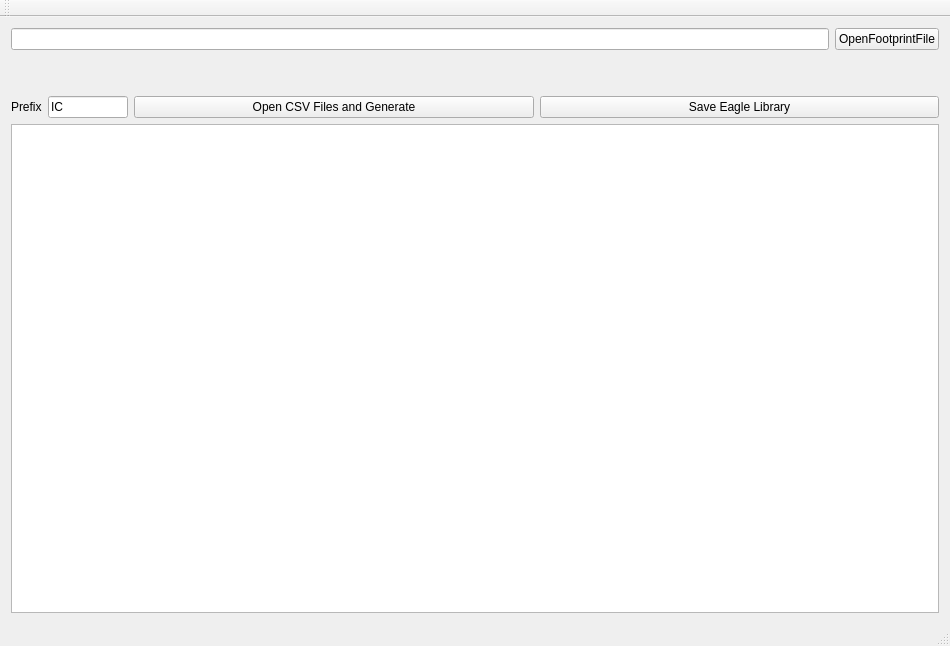
<?xml version="1.0" encoding="UTF-8"?>
<ui version="4.0">
 <class>MainWindow</class>
 <widget class="QMainWindow" name="MainWindow">
  <property name="geometry">
   <rect>
    <x>0</x>
    <y>0</y>
    <width>950</width>
    <height>646</height>
   </rect>
  </property>
  <property name="windowTitle">
   <string>EMLibGen</string>
  </property>
  <widget class="QWidget" name="centralWidget">
   <layout class="QGridLayout" name="gridLayout">
    <item row="0" column="0">
     <layout class="QVBoxLayout" name="verticalLayout">
      <item>
       <layout class="QHBoxLayout" name="horizontalLayout_3">
        <item>
         <widget class="QLineEdit" name="lineEditPacPath"/>
        </item>
        <item>
         <widget class="QPushButton" name="pushButtonOpenPac">
          <property name="text">
           <string>OpenFootprintFile</string>
          </property>
         </widget>
        </item>
       </layout>
      </item>
      <item>
       <spacer name="verticalSpacer">
        <property name="orientation">
         <enum>Qt::Vertical</enum>
        </property>
        <property name="sizeType">
         <enum>QSizePolicy::Fixed</enum>
        </property>
        <property name="sizeHint" stdset="0">
         <size>
          <width>20</width>
          <height>40</height>
         </size>
        </property>
       </spacer>
      </item>
      <item>
       <layout class="QHBoxLayout" name="horizontalLayout">
        <item>
         <widget class="QLabel" name="label">
          <property name="text">
           <string>Prefix</string>
          </property>
         </widget>
        </item>
        <item>
         <widget class="QLineEdit" name="linePrefix">
          <property name="maximumSize">
           <size>
            <width>80</width>
            <height>16777215</height>
           </size>
          </property>
          <property name="text">
           <string>IC</string>
          </property>
         </widget>
        </item>
        <item>
         <widget class="QPushButton" name="pushButtonOpenCSV">
          <property name="sizePolicy">
           <sizepolicy hsizetype="Expanding" vsizetype="Fixed">
            <horstretch>0</horstretch>
            <verstretch>0</verstretch>
           </sizepolicy>
          </property>
          <property name="text">
           <string>Open CSV Files and Generate</string>
          </property>
         </widget>
        </item>
        <item>
         <widget class="QPushButton" name="pushButton">
          <property name="sizePolicy">
           <sizepolicy hsizetype="Expanding" vsizetype="Fixed">
            <horstretch>0</horstretch>
            <verstretch>0</verstretch>
           </sizepolicy>
          </property>
          <property name="text">
           <string>Save Eagle Library</string>
          </property>
         </widget>
        </item>
       </layout>
      </item>
      <item>
       <widget class="QTextEdit" name="textEditOuput"/>
      </item>
     </layout>
    </item>
   </layout>
  </widget>
  <widget class="QMenuBar" name="menuBar">
   <property name="geometry">
    <rect>
     <x>0</x>
     <y>0</y>
     <width>950</width>
     <height>21</height>
    </rect>
   </property>
  </widget>
  <widget class="QToolBar" name="mainToolBar">
   <attribute name="toolBarArea">
    <enum>TopToolBarArea</enum>
   </attribute>
   <attribute name="toolBarBreak">
    <bool>false</bool>
   </attribute>
  </widget>
  <widget class="QStatusBar" name="statusBar"/>
 </widget>
 <layoutdefault spacing="6" margin="11"/>
 <tabstops>
  <tabstop>lineEditPacPath</tabstop>
  <tabstop>pushButtonOpenPac</tabstop>
  <tabstop>pushButtonOpenCSV</tabstop>
  <tabstop>textEditOuput</tabstop>
 </tabstops>
 <resources/>
 <connections/>
</ui>
